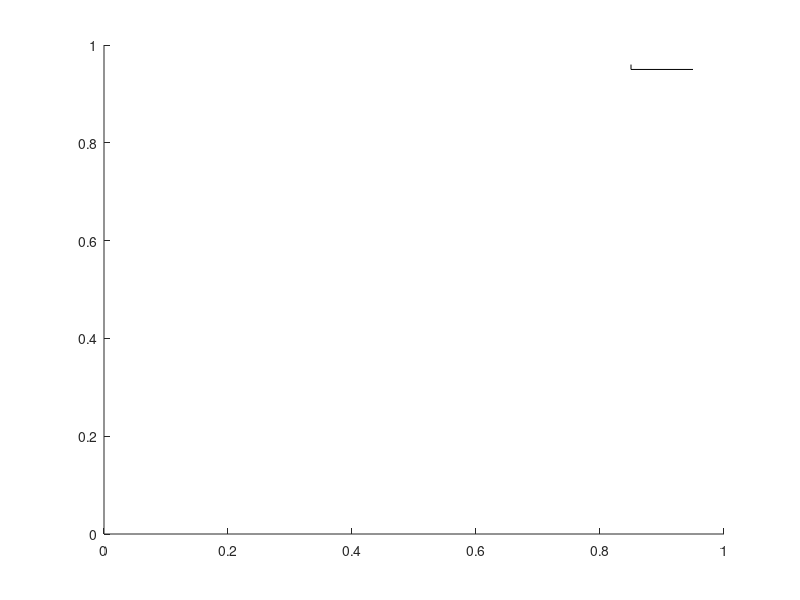

This chart was generated by the following MATLAB code: (Note: this script raises an error after producing the figure.)
function h = scalebar(varargin)
%SCALEBAR creates a scalebar on an axes
%
% SCALEBAR
% SCALEBAR OFF
% SCALEBAR(PARAMETER, VALUE, ...)
% SCALEBAR(HAXES, PARAMETER, VALUE, ...)
% H = SCALEBAR(...)
% 
% Draws a scalebar on the axes and returns handle to the scalebar. The
% DataAspectRatio property of the axes must be set to [1 1 1] and the view
% must be in 2D. All parameters are optional (note the default values
% below). SCALEBAR OFF deletes the current scalebar.
% 
% PARAMETER/VALUE pairs
%     hAxes:        handle to the axes (defaults to current axes)
%     ScaleLength:  length to show (in data units) (defaults to ~10% of the 
%                       x-axis limit range)
%     ScaleLengthRatio: ScaleLength/range(XLim)
%     Location:     location of the scalebar. Possible values are
%                       northeast (default)
%                       northwest
%                       southeast
%                       southwest
%                       [x y] data coordinates
%     Colour:       colour of scalebar in 1x3 RGB array (default is [0 0 0])
%     Bold:         draw with bold text and linewidth=2. 
%                       True or false(default)
%     Unit:         string containing units e.g. 'mm'
%
% Note: SCALEBAR sets the XLimMode and YLimMode of the axes to manual.
%
% Created 10 November 2009 by Amanda Ng
% Modified 24 March 2013 by Amanda Ng
%  - fixed bug: bold wasn't refreshing after zoom
%  - added unit string

    % DELETE SCALEBAR IF ONE EXISTS
    delete(findobj(gca,'tag','scalebar'));

    % RETURN IF 'OFF' WAS REQUESTED
    if nargin>0 && strcmpi(varargin{1},'off')
        return;
    end

    % CONSTANTS
    directions = {'northwest','northeast','southeast','southwest'};
    
    % SET PARAMETERS TO DEFAULTS
    hAxes = gca;
    scalelength = 0;
    scalelengthratio = 0.1;
    location = 'northeast';
    colour = [0 0 0];
    boldflag = false;
    linewidth = 0.5;
    fontweight = 'normal';
    unitstring = '';

    % PROCESS ARGUMENTS
    if nargin>0
        args = {};
        % Process if arguments given as "hAxes, ..."
        if ishandle(varargin{1}) %hAxes
            args{length(args)+1}='hAxes';
            args{length(args)+1}=varargin{1};
            varargin = varargin(2:end);
        end
        args=[args varargin];
        % Process argument pairs
        for n=1:2:length(args)
            parameter = args{n};
            if n == length(args)
                error('Parameter ''%s'' is not followed by a value in argument list', parameter);
            end
            value = args{n+1};
            switch lower(parameter)
                case 'haxes'
                    if ~ishandle(value)
                        error 'HAXES is not a valid Axes handle'
                    elseif ~strcmpi(get(value,'type'),'axes')
                        error 'HAXES is not a valid Axes handle'
                    elseif strcmpi(get(value,'tag'),'colorbar')
                        error 'HAXES is a handle to a colorbar'
                    else
                        hAxes = value;
                    end
                case 'scalelength'
                    if ~isnumeric(value)
                        error 'SCALELENGTH must be a numeric value'
                    end
                    scalelength = value;
                case 'scalelengthratio'
                    if ~isnumeric(value)
                        error 'SCALELENGTHRATIO must be a numeric value'
                    end
                    scalelengthratio = value;
                case 'location'
                    if ~(numel(value)==2 && isnumeric(value)) && ...
                       isempty(strmatch(lower(value),directions,'exact'))
                        error 'unrecognised value for LOCATION'
                    end
                    location = value;
                case 'colour'
                    if numel(value)~=3 || ~isnumeric(value)
                        error 'COLOUR must be a 1x3 representation of an RGB colour'
                    end
                    colour = value;
                case 'bold'
                    if ischar(value) && strcmpi(value,'true') || ...
                       (islogical(value) || isnumeric(value)) && value
                            boldflag = true;
                            linewidth=2;
                            fontweight='bold';
                    end
                case 'unit'
                    if ~ischar(value) || isempty(value)
                        error('''Unit'' must be followed by a string')
                    end
                    unitstring = [' ' strtrim(value)];
                otherwise
                    error(['unrecognised parameter: ' parameter]);
            end
        end
    end

    % CHECK IF DATAASPECTRATIO IS [1 1 1]
    if ~all(get(hAxes,'DataAspectRatio')==1)
        error 'The Axes property DataAspectRatio must be set to [1 1 1]'
    end
    
    % CHECK IF VIEW IS IN 2D
    [az el] = view(hAxes);
    if el~=90
        error 'The Axes must be in 2D view'
    end
    
    %GET IMAGE AND AXES DATA
    axeslims = [get(hAxes,'xlim')' get(hAxes,'ylim')'];
    axesdir = [1 1];
    if strcmpi(get(hAxes,'XDir'),'reverse')
        axeslims(:,1) = flipud(axeslims(:,1));
        axesdir(1) = -1;
    end
    if strcmpi(get(hAxes,'YDir'),'reverse')
        axeslims(:,2) = flipud(axeslims(:,2));
        axesdir(2) = -1;
    end

    % CALCULATE SCALELENGTH
    if scalelength==0
        sl = range2(axeslims(:,1))*scalelengthratio;
        slorder = 10^floor(log10(sl));
        scalelength = round(sl/slorder)*slorder;    
    else
        scalelengthratio = scalelength/range(axeslims(:,1));
    end
    
    %SET UP POSITIONING
    if ischar(location)
        switch location
            case 'northeast'
                anchor = [axeslims(2,1) - axesdir(1)*range2(axeslims(:,1))*0.05, ...
                          axeslims(2,2) - axesdir(2)*range2(axeslims(:,2))*0.05];
                direction = 'southwest';
            case 'northwest'
                anchor = [axeslims(1,1) + axesdir(1)*range2(axeslims(:,1))*0.05, ...
                          axeslims(2,2) - axesdir(2)*range2(axeslims(:,2))*0.05];
                direction = 'southeast';
            case 'southwest'
                anchor = [axeslims(1,1) + axesdir(1)*range2(axeslims(:,1))*0.05, ...
                          axeslims(1,2) + axesdir(2)*range2(axeslims(:,2))*0.05];
                direction = 'northeast';
            case 'southeast'
                anchor = [axeslims(2,1) - axesdir(1)*range2(axeslims(:,1))*0.05, ...
                          axeslims(1,2) + axesdir(2)*range2(axeslims(:,2))*0.05];
                direction = 'northwest';
        end    
    else
        anchor = location;
        if location
            dirToCentre = min(axeslims)+range(axeslims)/2 - location.*axesdir;
            direction = directions{ceil((-1*atan2(dirToCentre(2),dirToCentre(1))+pi)/(2*pi)*4)};
        end
    end

    linepos = [anchor; anchor];
    if ~isempty(strfind(direction,'east'))
        linepos(2,1) = linepos(2,1)+axesdir(1)*scalelength;
    else
        linepos(1,1) = linepos(1,1)-axesdir(1)*scalelength;
    end
    
    ends(:,:,1) = [linepos(1,:); linepos(1,:)];
    ends(:,:,2) = [linepos(2,:); linepos(2,:)];
    if ~isempty(strfind(direction,'north'))
        ends(2,2,:) = ends(2,2,:)-axesdir(2)*0.1*scalelength;
        textalignment = {'bottom', 'center'};
    else
        ends(2,2,:) = ends(2,2,:)+axesdir(2)*0.1*scalelength;
        textalignment = {'top', 'center'};
    end
            
    % DRAW SCALEBAR
    set(gca,'xlimmode','manual','ylimmode','manual');
    hg = hggroup('tag','scalebar');
    line(linepos(:,1), linepos(:,2), 'color', colour, 'linewidth', linewidth, 'parent', hg);
    line(ends(:,1,1), ends(:,2,1), 'color', colour, 'linewidth', linewidth, 'parent', hg);
    line(ends(:,1,2), ends(:,2,2), 'colormchannellabel(', colour, 'linewidth', linewidth, 'parent', hg);
    text(linepos(1,1),linepos(1,2),0,'0','verticalalignment',textalignment{1},'horizontalalignment',textalignment{2}, 'color', colour, 'fontweight', fontweight, 'parent', hg);
    text(linepos(2,1),linepos(2,2),0,[num2str(scalelength) unitstring],'verticalalignment',textalignment{1},'horizontalalignment',textalignment{2}, 'color', colour, 'fontweight', fontweight, 'parent', hg);
    
    if nargout>0
        h = hg;
    end
    
    % SETUP DELETE CALLBACK
    set(hg,'DeleteFcn',@deleteScaleBar)
    
    % SETUP LISTENER TO RESET SCALEBAR ON CHANGE OF AXES LIMITS
    hL(1) = addlistener(hAxes,'YLim','PostSet',@(src,event) resetScaleBar(src,event,hg));

    % SET USERDATA
    udata = {'ScaleLengthRatio',scalelengthratio;...
             'AnchorRatio',[(anchor(1)-min(axeslims(:,1)))/range2(axeslims(:,1)) (anchor(2)-min(axeslims(:,2)))/range2(axeslims(:,2))];...
             'Colour',colour;...
             'Listeners',hL;...
             'Bold',boldflag};
    set(hg,'UserData',udata);    
    
    % CALLBACK FUNCTIONS
    function deleteScaleBar(src,event)
        udata = get(src,'UserData');
        delete(udata{strcmpi(udata(:,1),'Listeners'),2});

    function resetScaleBar(src,event,SB)
        udata = get(SB,'UserData');
        hAxes = get(SB,'parent');
        
        delete(SB);        
        
        axeslims = [get(hAxes,'xlim')' get(hAxes,'ylim')'];
        
        scalelengthratio = udata{strcmpi(udata(:,1),'ScaleLengthRatio'),2};
        anchorratio = udata{strcmpi(udata(:,1),'AnchorRatio'),2};
        location = [anchorratio(1)*range(axeslims(:,1))+axeslims(1,1) anchorratio(2)*range(axeslims(:,2))+axeslims(1,2)];
        colour = udata{strcmpi(udata(:,1),'Colour'),2};
        boldflag = udata{strcmpi(udata(:,1),'Bold'),2};
        
        scalebar(hAxes,'ScaleLengthRatio',scalelengthratio,'Location',location,'Colour',colour, 'Bold', boldflag);

        
        
       function x = range2(x)
          x = max(x) - min(x);
          
        